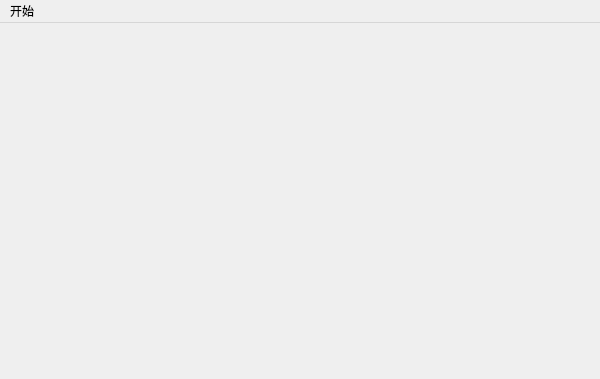
<?xml version="1.0" encoding="UTF-8"?>
<ui version="4.0">
 <class>QtCoinClass</class>
 <widget class="QMainWindow" name="QtCoinClass">
  <property name="geometry">
   <rect>
    <x>0</x>
    <y>0</y>
    <width>600</width>
    <height>379</height>
   </rect>
  </property>
  <property name="windowTitle">
   <string>QtCoin</string>
  </property>
  <widget class="QWidget" name="centralWidget"/>
  <widget class="QMenuBar" name="menuBar">
   <property name="geometry">
    <rect>
     <x>0</x>
     <y>0</y>
     <width>600</width>
     <height>33</height>
    </rect>
   </property>
   <widget class="QMenu" name="menu">
    <property name="title">
     <string>开始</string>
    </property>
    <addaction name="actionQuit"/>
   </widget>
   <addaction name="menu"/>
  </widget>
  <action name="actionQuit">
   <property name="text">
    <string>退出</string>
   </property>
  </action>
 </widget>
 <layoutdefault spacing="6" margin="11"/>
 <resources>
  <include location="QtCoin.qrc"/>
 </resources>
 <connections/>
</ui>
